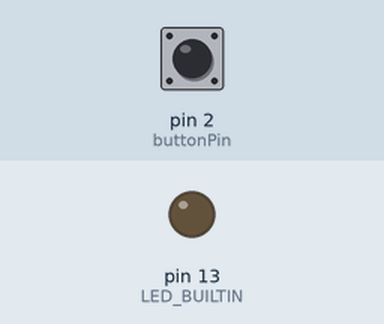
This sketch was run on a simulated Arduino Uno, built with avr-gcc and run on an emulated ATmega328P. On the bench: output pins drawn as LEDs (lit = HIGH). Inputs (shaded band) come from the test bench; at power-on: pin 2 (buttonPin) LOW.

Above: at 1.2 s.
1.3 s: pin 2 (buttonPin) pulled HIGH for 0.15 s
At 3.5 s:
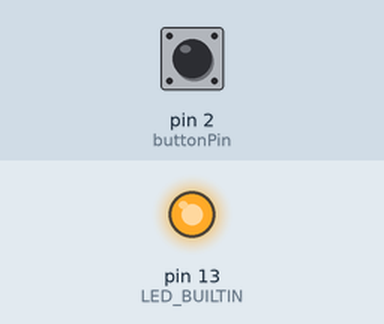
Timing chart, 0 to 10.4 s (numbered marks = the images above; inputs shaded):
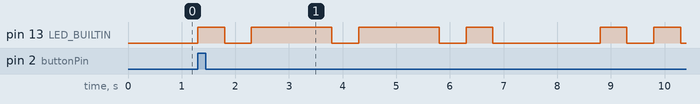

The sketch:

MorseCode.ino
```cpp
int timeUnit = 500;
String inputText = "Phil";
const int buttonPin = 2;
int buttonState = 0;
volatile bool isRunning = false;
volatile bool buttonPressed = false;

void setup() {
  // initialize digital pin LED_BUILTIN as an output.
  pinMode(LED_BUILTIN, OUTPUT);
  pinMode(buttonPin, INPUT);
  inputText.toLowerCase();
  attachInterrupt(digitalPinToInterrupt(buttonPin),handelButtonPress, RISING);
}


void loop() {

  if (buttonPressed){
    isRunning = true;
    buttonPressed = false;
  }

  if (isRunning){
    read_text();
    isRunning = false;
  }
}

void handelButtonPress() {
  isRunning = false;
  buttonPressed = true;
  digitalWrite(LED_BUILTIN, LOW); //turns the LED off if it's already on part way through a dash or dot.
}


void dash(){
  if(!isRunning) return; //check to see if the program run has been interupted
  digitalWrite(LED_BUILTIN, HIGH);
  delay(timeUnit*3);
  digitalWrite(LED_BUILTIN, LOW);
  delay(timeUnit);
}

void dot(){
  if(!isRunning)return; //check to see if the program run has been interupted
  digitalWrite(LED_BUILTIN, HIGH);
  delay(timeUnit);
  digitalWrite(LED_BUILTIN, LOW);
  delay(timeUnit);
}

void read_text(){

  for (int i = 0; i <  inputText.length(); i++){
    letterLookUp(inputText[i]);
    if(!isRunning)return;
    delay(timeUnit*3); // 3 units for gap between letters
  }
  //delay(timeUnit*7); //7 units for gap between words

}

//while it is a poor convertion to put multiple statements on a single line, I feel it makes sense when reading Morse code in this case.
void letterLookUp(char letter){


  switch (letter) {
  case 'a':
    dot(); dash();
  break;

  case 'b':
    dash(); dot(); dot(); dot();
  break;

  case 'c':
    dash(); dot(); dash(); dot();
  break;

  case 'd':
    dash(); dot(); dot();
  break;

  case 'e':
    dot();
  break;

  case 'f':
    dot(); dot(); dash(); dot();
  break;

  case 'g':
    dash(); dash(); dot();
  break;

  case 'h':
    dot(); dot(); dot(); dot();
  break;

  case 'i':
    dot(); dot();
  break;

  case 'j':
    dot(); dash(); dash(); dash();
  break;

  case 'k':
    dash(); dot(); dash();
  break;

  case 'l':
    dot(); dash(); dot(); dot();
  break;

  case 'm':
    dash(); dash();
  break;

  case 'n':
    dash(); dot();
  break;

  case 'o':
    dash(); dash(); dash();
  break;

  case 'p':
    dot(); dash(); dash(); dot();
  break;

  case 'q':
    dash(); dash(); dot(); dash();
  break;

  case 'r':
    dot(); dash(); dot();
  break;

  case 's':
    dot(); dot(); dot();
  break;

  case 't':
    dash();
  break;

  case 'u':
    dot(); dot(); dash();
  break;

  case 'v':
    dot(); dot(); dot(); dash();
  break;

  case 'w':
    dot(); dash(); dash();
  break;

  case 'x':
    dash(); dot(); dot(); dash();
  break;

  case 'y':
    dash(); dot(); dash(); dash();
  break;

  case 'z':
    dash(); dash(); dot(); dot();
  break;

  case ' ':
    delay(timeUnit*7);
  break;

  default:
    digitalWrite(LED_BUILTIN, LOW);
  break;

  }

}
```

Measured:
- after the input at 1.3 s, pin 13 (LED_BUILTIN): LOW → HIGH at once, → LOW 0.50 s later, → HIGH 0.50 s later, → LOW 1.5 s later, … (12 changes in this stretch)
